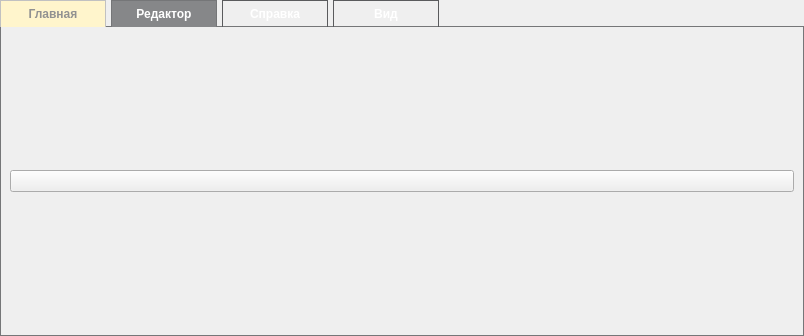
<?xml version="1.0" encoding="UTF-8"?>
<ui version="4.0">
 <class>ToolTabBar</class>
 <widget class="QWidget" name="ToolTabBar">
  <property name="geometry">
   <rect>
    <x>0</x>
    <y>0</y>
    <width>804</width>
    <height>336</height>
   </rect>
  </property>
  <property name="maximumSize">
   <size>
    <width>16777215</width>
    <height>16777215</height>
   </size>
  </property>
  <property name="windowTitle">
   <string>Form</string>
  </property>
  <layout class="QHBoxLayout" name="horizontalLayout">
   <property name="spacing">
    <number>0</number>
   </property>
   <property name="leftMargin">
    <number>0</number>
   </property>
   <property name="topMargin">
    <number>0</number>
   </property>
   <property name="rightMargin">
    <number>0</number>
   </property>
   <property name="bottomMargin">
    <number>0</number>
   </property>
   <item>
    <widget class="QTabWidget" name="tabWidget">
     <property name="styleSheet">
      <string notr="true">QTabWidget::pane {
    border: 1px solid #757678;
    position: absolute;
    top: -1px;
}
QTabBar::tab:selected {
    background-color: #868789;
	border-color: #757678;
    border-bottom-color: #868789;
}
QTabBar::tab {
background-color: qlineargradient(x1:0, y1:0, x2:0, y2:1,
                                      stop:0 #a0a1a3, stop:1 #757678);
    color: #ffffff;
    border: 1px solid #5a5b5d;
    border-bottom: none;
    font-weight: bold;
    text-align: left;
    padding: 6px 12px;
    min-width: 80px; 
    margin-right: 5px; 
}



QTabBar::tab:first {
    background-color: #fff5cc;
    border: 1px solid #c1c1c1;
    border-bottom: none;
    color: rgb(145, 145, 145);
}

QTabBar::tab:last {
    margin-right: 0px;
}
</string>
     </property>
     <property name="tabPosition">
      <enum>QTabWidget::TabPosition::North</enum>
     </property>
     <property name="currentIndex">
      <number>1</number>
     </property>
     <widget class="QWidget" name="tab">
      <attribute name="title">
       <string>Главная</string>
      </attribute>
      <layout class="QHBoxLayout" name="horizontalLayout_2">
       <property name="spacing">
        <number>0</number>
       </property>
       <property name="leftMargin">
        <number>0</number>
       </property>
       <property name="topMargin">
        <number>5</number>
       </property>
       <property name="rightMargin">
        <number>0</number>
       </property>
       <property name="bottomMargin">
        <number>0</number>
       </property>
      </layout>
     </widget>
     <widget class="QWidget" name="tab_2">
      <property name="styleSheet">
       <string notr="true">background-color: qlineargradient(x1:0, y1:0, x2:0, y2:1,
                                      stop:0 #a0a1a3, stop:1 #757678);</string>
      </property>
      <attribute name="title">
       <string>Редактор</string>
      </attribute>
      <layout class="QHBoxLayout" name="horizontalLayout_3">
       <item>
        <widget class="QPushButton" name="pushButton">
         <property name="styleSheet">
          <string notr="true">QPushButton {
    qproperty-iconSize: 100px 100px; /* Явно задает размер иконки в QSS */
}
</string>
         </property>
         <property name="text">
          <string/>
         </property>
         <property name="icon">
          <iconset resource="../../rec.qrc">
           <normaloff>:/source/img/folder_add.png</normaloff>:/source/img/folder_add.png</iconset>
         </property>
         <property name="iconSize">
          <size>
           <width>100</width>
           <height>100</height>
          </size>
         </property>
        </widget>
       </item>
      </layout>
     </widget>
     <widget class="QWidget" name="tab_3">
      <attribute name="title">
       <string>Справка</string>
      </attribute>
     </widget>
     <widget class="QWidget" name="tab_4">
      <attribute name="title">
       <string>Вид</string>
      </attribute>
     </widget>
    </widget>
   </item>
  </layout>
 </widget>
 <resources>
  <include location="../../rec.qrc"/>
 </resources>
 <connections/>
</ui>
